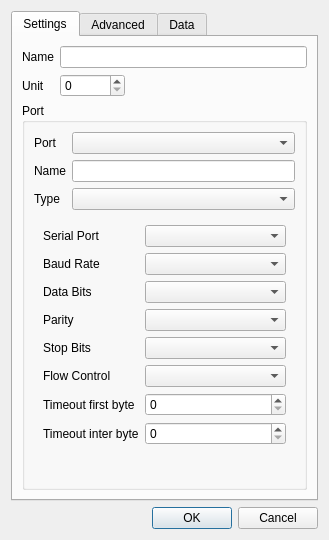
<?xml version="1.0" encoding="UTF-8"?>
<ui version="4.0">
 <class>mbClientDialogDevice</class>
 <widget class="QDialog" name="mbClientDialogDevice">
  <property name="geometry">
   <rect>
    <x>0</x>
    <y>0</y>
    <width>329</width>
    <height>540</height>
   </rect>
  </property>
  <property name="windowTitle">
   <string>Device</string>
  </property>
  <layout class="QVBoxLayout" name="verticalLayout">
   <item>
    <widget class="QTabWidget" name="tabWidget">
     <property name="currentIndex">
      <number>0</number>
     </property>
     <widget class="QWidget" name="tabSettings">
      <attribute name="title">
       <string>Settings</string>
      </attribute>
      <layout class="QGridLayout" name="gridLayout">
       <item row="0" column="0">
        <widget class="QLabel" name="label">
         <property name="text">
          <string>Name</string>
         </property>
        </widget>
       </item>
       <item row="0" column="1">
        <widget class="QLineEdit" name="lnName"/>
       </item>
       <item row="1" column="0">
        <widget class="QLabel" name="label_2">
         <property name="text">
          <string>Unit</string>
         </property>
        </widget>
       </item>
       <item row="1" column="1">
        <layout class="QHBoxLayout" name="horizontalLayout">
         <item>
          <widget class="QSpinBox" name="spUnit">
           <property name="minimumSize">
            <size>
             <width>65</width>
             <height>0</height>
            </size>
           </property>
           <property name="maximum">
            <number>255</number>
           </property>
          </widget>
         </item>
         <item>
          <spacer name="horizontalSpacer">
           <property name="orientation">
            <enum>Qt::Horizontal</enum>
           </property>
           <property name="sizeHint" stdset="0">
            <size>
             <width>40</width>
             <height>20</height>
            </size>
           </property>
          </spacer>
         </item>
        </layout>
       </item>
       <item row="2" column="0" colspan="2">
        <widget class="QGroupBox" name="grPort">
         <property name="title">
          <string>Port</string>
         </property>
         <layout class="QFormLayout" name="formLayout_2">
          <item row="0" column="0">
           <widget class="QLabel" name="label_9">
            <property name="text">
             <string>Port</string>
            </property>
           </widget>
          </item>
          <item row="0" column="1">
           <widget class="QComboBox" name="cmbPort"/>
          </item>
          <item row="1" column="0">
           <widget class="QLabel" name="label_22">
            <property name="text">
             <string>Name</string>
            </property>
           </widget>
          </item>
          <item row="1" column="1">
           <widget class="QLineEdit" name="lnPortName"/>
          </item>
          <item row="2" column="0">
           <widget class="QLabel" name="label_3">
            <property name="text">
             <string>Type</string>
            </property>
           </widget>
          </item>
          <item row="2" column="1">
           <widget class="QComboBox" name="cmbPortType"/>
          </item>
          <item row="3" column="0" colspan="2">
           <widget class="QStackedWidget" name="stackedWidget">
            <property name="enabled">
             <bool>true</bool>
            </property>
            <property name="currentIndex">
             <number>0</number>
            </property>
            <widget class="QWidget" name="pgSerial">
             <layout class="QFormLayout" name="formLayout">
              <item row="0" column="0">
               <widget class="QLabel" name="label_4">
                <property name="text">
                 <string>Serial Port</string>
                </property>
               </widget>
              </item>
              <item row="0" column="1">
               <widget class="QComboBox" name="cmbSerialPortName"/>
              </item>
              <item row="1" column="0">
               <widget class="QLabel" name="label_5">
                <property name="text">
                 <string>Baud Rate</string>
                </property>
               </widget>
              </item>
              <item row="1" column="1">
               <widget class="QComboBox" name="cmbBaudRate"/>
              </item>
              <item row="2" column="0">
               <widget class="QLabel" name="label_6">
                <property name="text">
                 <string>Data Bits</string>
                </property>
               </widget>
              </item>
              <item row="2" column="1">
               <widget class="QComboBox" name="cmbDataBits"/>
              </item>
              <item row="3" column="0">
               <widget class="QLabel" name="label_7">
                <property name="text">
                 <string>Parity</string>
                </property>
               </widget>
              </item>
              <item row="3" column="1">
               <widget class="QComboBox" name="cmbParity"/>
              </item>
              <item row="4" column="0">
               <widget class="QLabel" name="label_8">
                <property name="text">
                 <string>Stop Bits</string>
                </property>
               </widget>
              </item>
              <item row="4" column="1">
               <widget class="QComboBox" name="cmbStopBits"/>
              </item>
              <item row="5" column="0">
               <widget class="QLabel" name="label_12">
                <property name="text">
                 <string>Flow Control</string>
                </property>
               </widget>
              </item>
              <item row="5" column="1">
               <widget class="QComboBox" name="cmbFlowControl"/>
              </item>
              <item row="6" column="0">
               <widget class="QLabel" name="label_24">
                <property name="text">
                 <string>Timeout first byte</string>
                </property>
               </widget>
              </item>
              <item row="6" column="1">
               <widget class="QSpinBox" name="spTimeoutFB"/>
              </item>
              <item row="7" column="0">
               <widget class="QLabel" name="label_23">
                <property name="text">
                 <string>Timeout inter byte</string>
                </property>
               </widget>
              </item>
              <item row="7" column="1">
               <widget class="QSpinBox" name="spTimeoutIB"/>
              </item>
              <item row="10" column="1">
               <spacer name="verticalSpacer_2">
                <property name="orientation">
                 <enum>Qt::Vertical</enum>
                </property>
                <property name="sizeHint" stdset="0">
                 <size>
                  <width>20</width>
                  <height>40</height>
                 </size>
                </property>
               </spacer>
              </item>
             </layout>
            </widget>
            <widget class="QWidget" name="pgTCP">
             <layout class="QFormLayout" name="formLayout_3">
              <item row="0" column="0">
               <widget class="QLabel" name="label_10">
                <property name="text">
                 <string>Host</string>
                </property>
               </widget>
              </item>
              <item row="0" column="1">
               <widget class="QLineEdit" name="lnHost"/>
              </item>
              <item row="1" column="0">
               <widget class="QLabel" name="label_11">
                <property name="text">
                 <string>Port</string>
                </property>
               </widget>
              </item>
              <item row="1" column="1">
               <widget class="QSpinBox" name="spPort">
                <property name="maximum">
                 <number>65535</number>
                </property>
               </widget>
              </item>
              <item row="2" column="0">
               <widget class="QLabel" name="label_27">
                <property name="text">
                 <string>Timeout</string>
                </property>
               </widget>
              </item>
              <item row="2" column="1">
               <widget class="QSpinBox" name="spTimeout">
                <property name="maximum">
                 <number>65535</number>
                </property>
               </widget>
              </item>
             </layout>
            </widget>
           </widget>
          </item>
         </layout>
        </widget>
       </item>
      </layout>
     </widget>
     <widget class="QWidget" name="tabAdvanced">
      <attribute name="title">
       <string>Advanced</string>
      </attribute>
      <layout class="QVBoxLayout" name="verticalLayout_3">
       <item>
        <widget class="QGroupBox" name="grMaxFrameLength">
         <property name="title">
          <string>Maximum Message Size</string>
         </property>
         <layout class="QFormLayout" name="formLayout_5">
          <item row="0" column="0">
           <widget class="QLabel" name="label_16">
            <property name="text">
             <string>Read Coils</string>
            </property>
           </widget>
          </item>
          <item row="0" column="1">
           <widget class="QSpinBox" name="spMaxReadCoils"/>
          </item>
          <item row="1" column="0">
           <widget class="QLabel" name="label_17">
            <property name="text">
             <string>Read Discrete Inputs</string>
            </property>
           </widget>
          </item>
          <item row="1" column="1">
           <widget class="QSpinBox" name="spMaxReadDiscreteInputs"/>
          </item>
          <item row="2" column="0">
           <widget class="QLabel" name="label_18">
            <property name="text">
             <string>Read Holding Registers</string>
            </property>
           </widget>
          </item>
          <item row="2" column="1">
           <widget class="QSpinBox" name="spMaxReadHoldingRegisters"/>
          </item>
          <item row="3" column="0">
           <widget class="QLabel" name="label_19">
            <property name="text">
             <string>Read Input Registers</string>
            </property>
           </widget>
          </item>
          <item row="3" column="1">
           <widget class="QSpinBox" name="spMaxReadInputRegisters"/>
          </item>
          <item row="4" column="0">
           <widget class="QLabel" name="label_25">
            <property name="text">
             <string>Write Multiple Coils</string>
            </property>
           </widget>
          </item>
          <item row="4" column="1">
           <widget class="QSpinBox" name="spMaxWriteMultipleCoils"/>
          </item>
          <item row="5" column="1">
           <widget class="QSpinBox" name="spMaxWriteMultipleRegisters"/>
          </item>
          <item row="5" column="0">
           <widget class="QLabel" name="label_26">
            <property name="text">
             <string>Write Multiple Registers</string>
            </property>
           </widget>
          </item>
         </layout>
        </widget>
       </item>
       <item>
        <spacer name="verticalSpacer">
         <property name="orientation">
          <enum>Qt::Vertical</enum>
         </property>
         <property name="sizeHint" stdset="0">
          <size>
           <width>20</width>
           <height>40</height>
          </size>
         </property>
        </spacer>
       </item>
      </layout>
     </widget>
     <widget class="QWidget" name="tabData">
      <attribute name="title">
       <string>Data</string>
      </attribute>
      <layout class="QVBoxLayout" name="verticalLayout_4" stretch="0,0,0,1">
       <item>
        <layout class="QHBoxLayout" name="horizontalLayout_3">
         <item>
          <widget class="QLabel" name="label_13">
           <property name="text">
            <string>Register order</string>
           </property>
          </widget>
         </item>
         <item>
          <widget class="QComboBox" name="cmbRegisterOrder"/>
         </item>
        </layout>
       </item>
       <item>
        <widget class="QGroupBox" name="grByteArray">
         <property name="title">
          <string>Byte Array</string>
         </property>
         <layout class="QFormLayout" name="formLayout_7">
          <item row="0" column="0">
           <widget class="QLabel" name="label_20">
            <property name="text">
             <string>Format</string>
            </property>
           </widget>
          </item>
          <item row="0" column="1">
           <widget class="QComboBox" name="cmbByteArrayFormat"/>
          </item>
          <item row="1" column="0">
           <widget class="QLabel" name="label_21">
            <property name="text">
             <string>Separator</string>
            </property>
           </widget>
          </item>
          <item row="1" column="1">
           <widget class="QLineEdit" name="lnByteArraySeparator"/>
          </item>
         </layout>
        </widget>
       </item>
       <item>
        <widget class="QGroupBox" name="grString">
         <property name="title">
          <string>String</string>
         </property>
         <layout class="QFormLayout" name="formLayout_4">
          <item row="1" column="0">
           <widget class="QLabel" name="label_15">
            <property name="text">
             <string>Length type</string>
            </property>
           </widget>
          </item>
          <item row="1" column="1">
           <widget class="QComboBox" name="cmbStringLengthType"/>
          </item>
          <item row="3" column="1">
           <widget class="QComboBox" name="cmbStringEncoding"/>
          </item>
          <item row="3" column="0">
           <widget class="QLabel" name="label_14">
            <property name="text">
             <string>Encoding</string>
            </property>
           </widget>
          </item>
         </layout>
        </widget>
       </item>
       <item>
        <spacer name="verticalSpacer_3">
         <property name="orientation">
          <enum>Qt::Vertical</enum>
         </property>
         <property name="sizeHint" stdset="0">
          <size>
           <width>20</width>
           <height>40</height>
          </size>
         </property>
        </spacer>
       </item>
      </layout>
     </widget>
    </widget>
   </item>
   <item>
    <widget class="QDialogButtonBox" name="buttonBox">
     <property name="orientation">
      <enum>Qt::Horizontal</enum>
     </property>
     <property name="standardButtons">
      <set>QDialogButtonBox::Cancel|QDialogButtonBox::Ok</set>
     </property>
    </widget>
   </item>
  </layout>
 </widget>
 <resources/>
 <connections>
  <connection>
   <sender>buttonBox</sender>
   <signal>accepted()</signal>
   <receiver>mbClientDialogDevice</receiver>
   <slot>accept()</slot>
   <hints>
    <hint type="sourcelabel">
     <x>254</x>
     <y>341</y>
    </hint>
    <hint type="destinationlabel">
     <x>157</x>
     <y>274</y>
    </hint>
   </hints>
  </connection>
  <connection>
   <sender>buttonBox</sender>
   <signal>rejected()</signal>
   <receiver>mbClientDialogDevice</receiver>
   <slot>reject()</slot>
   <hints>
    <hint type="sourcelabel">
     <x>254</x>
     <y>341</y>
    </hint>
    <hint type="destinationlabel">
     <x>286</x>
     <y>274</y>
    </hint>
   </hints>
  </connection>
 </connections>
</ui>
